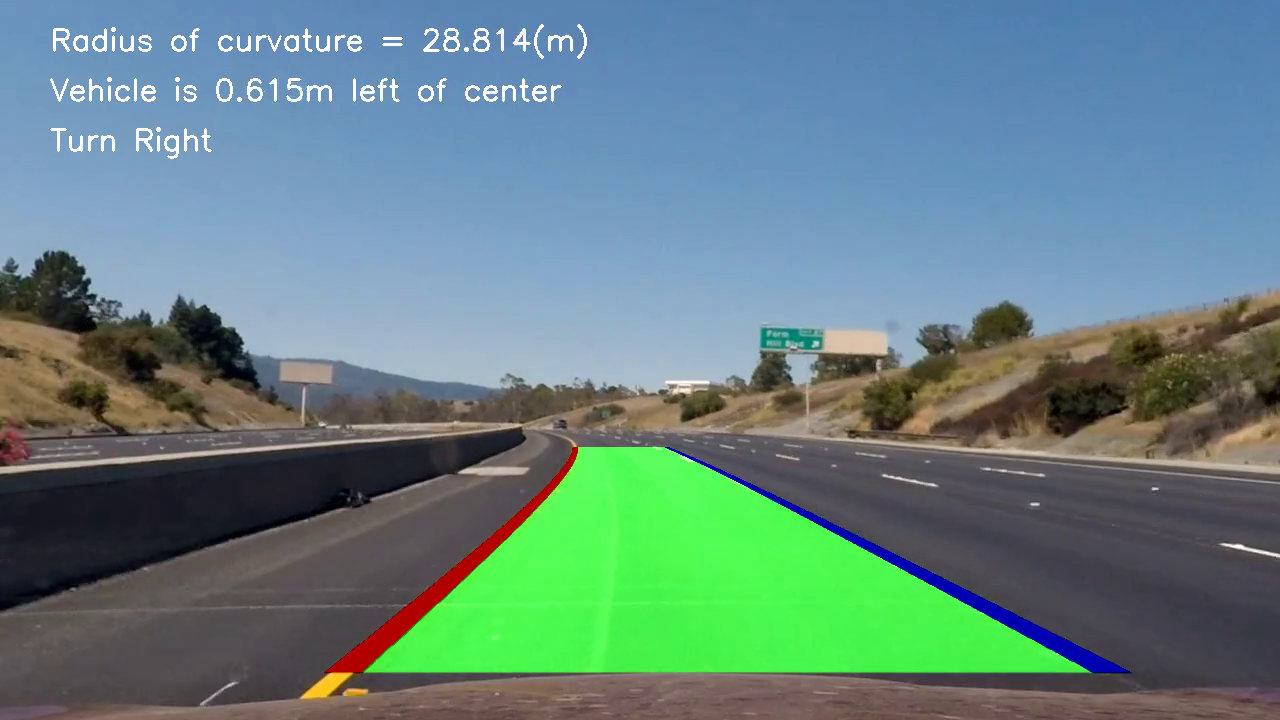
#> input picture frame 4 of lane_tracker.mp4, 1280 x 720 px, given in place of project_video.mp4, which was not available
$ python another2.py
#> lines starting #> are read from the running program, lines starting #| are printed output that depends on the picture; after the words box and inside, x2 and y2 are one past the last pixel; in counts of white or black regions, pixels touching at a corner belong together; pictures that were not available may be replaced by others from this repository, and a replacement may not be noted
import numpy as np
import cv2

def region_of_interest(img, vertices):
    """
    Applies an image mask.

    Only keeps the region of the image defined by the polygon
    formed from `vertices`. The rest of the image is set to black.
    """
    mask = np.zeros_like(img)
    if len(img.shape) > 2:
        channel_count = img.shape[2]  # i.e. 3 or 4 depending on your image
        ignore_mask_color = (255,) * channel_count
    else:
        ignore_mask_color = 255
    cv2.fillPoly(mask, vertices, ignore_mask_color)
    masked_image = cv2.bitwise_and(img, mask)
    return masked_image

def get_lane_parameters(lines):
    """
    Compute the average slope and intercept for a set of lines.
    """
    slopes = []
    intercepts = []
    lengths = []
    for line in lines:
        x1, y1, x2, y2 = line.reshape(4)
        slope = (y2 - y1) / (x2 - x1) if x2 != x1 else 999
        intercept = y1 - slope * x1
        length = np.sqrt((y2 - y1)**2 + (x2 - x1)**2)
        slopes.append(slope)
        intercepts.append(intercept)
        lengths.append(length)
    # Use weighted average to compute the average slope and intercept,
    # weighted by the line length.
    avg_slope = np.average(slopes, weights=lengths)
    avg_intercept = np.average(intercepts, weights=lengths)
    return avg_slope, avg_intercept, sum(lengths)

def draw_lanes(img, left_slope, left_intercept, right_slope, right_intercept):
    """
    Draw the left and right lane lines on an image.
    """
    y1 = img.shape[0]
    y2 = int(y1 * 0.6)
    left_x1 = int((y1 - left_intercept) / left_slope) if abs(left_slope) > 0.1 else 0
    left_x2 = int((y2 - left_intercept) / left_slope) if abs(left_slope) > 0.1 else 0
    right_x1 = int((y1 - right_intercept) / right_slope) if abs(right_slope) > 0.1 else 0
    right_x2 = int((y2 - right_intercept) / right_slope) if abs(right_slope) > 0.1 else 0
    cv2.line(img, (left_x1, y1), (left_x2, y2), (0, 0, 255), 10)
    cv2.line(img, (right_x1, y1), (right_x2, y2), (0, 0, 255), 10)

# Define the parameters for Canny edge detection and Hough transform
canny_low_threshold = 50
canny_high_threshold = 150
hough_rho = 1
hough_theta = np.pi/180
hough_threshold = 30
hough_min_line_length = 100
hough_max_line_gap = 160

# Define the moving average window size and initialize the lane line parameters
window_size = 10
left_slope_history = []
left_intercept_history = []
right_slope_history = []
right_intercept_history = []

# [54 lines left out: function process_image, not called in this run]


# Start the video capture
cap = cv2.VideoCapture('project_video.mp4')
while(cap.isOpened()):
    # Read a frame from the video capture
    ret, frame = cap.read()
#> frame is the input picture: shape (720, 1280, 3); mean B, G, R 130.8, 131.3, 101
    if ret:
        # Convert the frame to grayscale
        gray = cv2.cvtColor(frame, cv2.COLOR_BGR2GRAY)
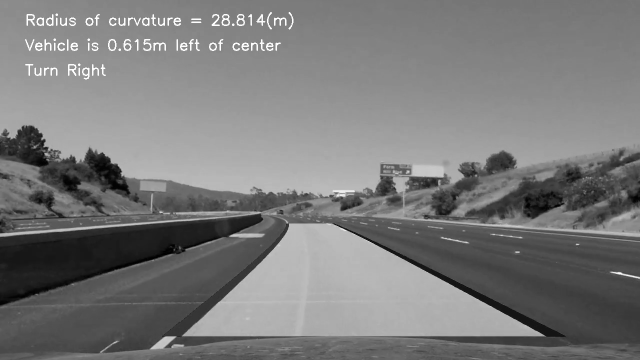
#> gray: shape (720, 1280) (shown at 1/2 size); min 0, max 255, mean 122.1

        # Apply Gaussian blur to smooth the image and reduce noise
        blur = cv2.GaussianBlur(gray, (5, 5), 0)

        # Apply Canny edge detection to find the edges in the image
        edges = cv2.Canny(blur, canny_low_threshold, canny_high_threshold)
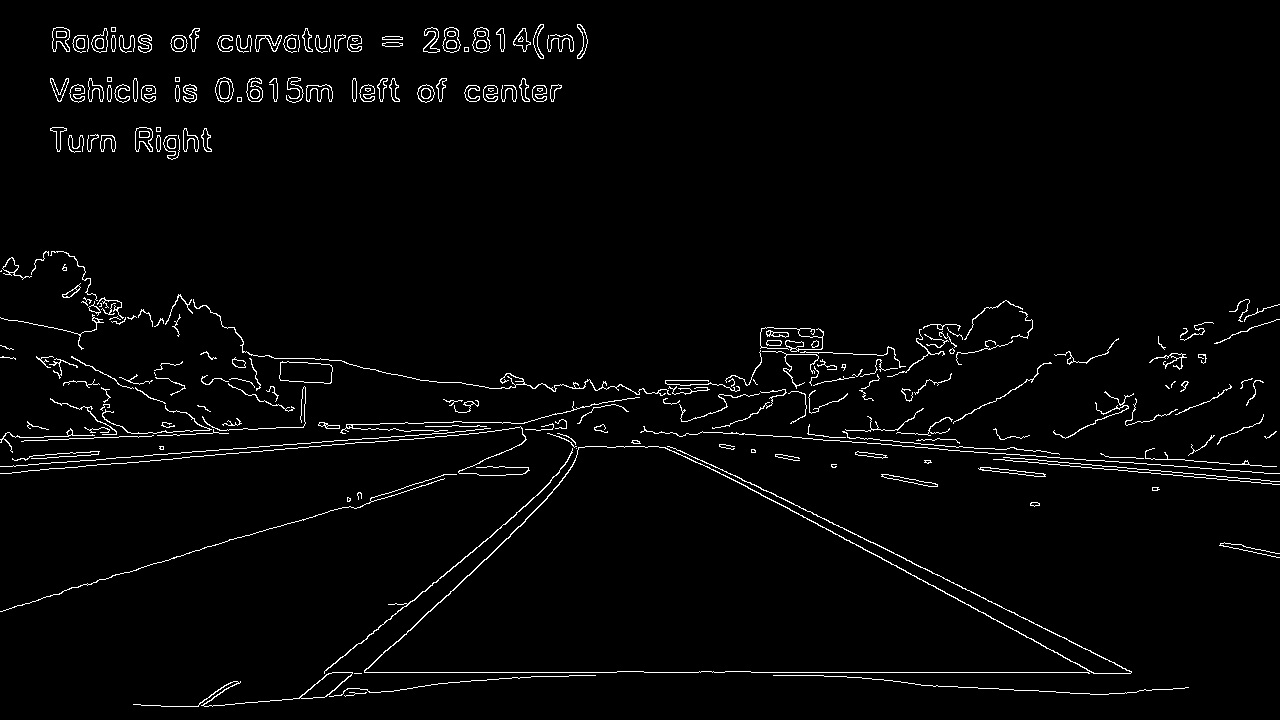
#> edges: shape (720, 1280); 2.5% white in thin lines or dots

        # Define the region of interest as a trapezoid and mask the edges image
        height, width = edges.shape
        vertices = np.array([[(0, height), (width * 0.45, height * 0.6),
                              (width * 0.55, height * 0.6), (width, height)]], dtype=np.int32)
        masked_edges = region_of_interest(edges, vertices)
#> in region_of_interest, `masked_image = cv2.bitwise_and(img, mask)`:
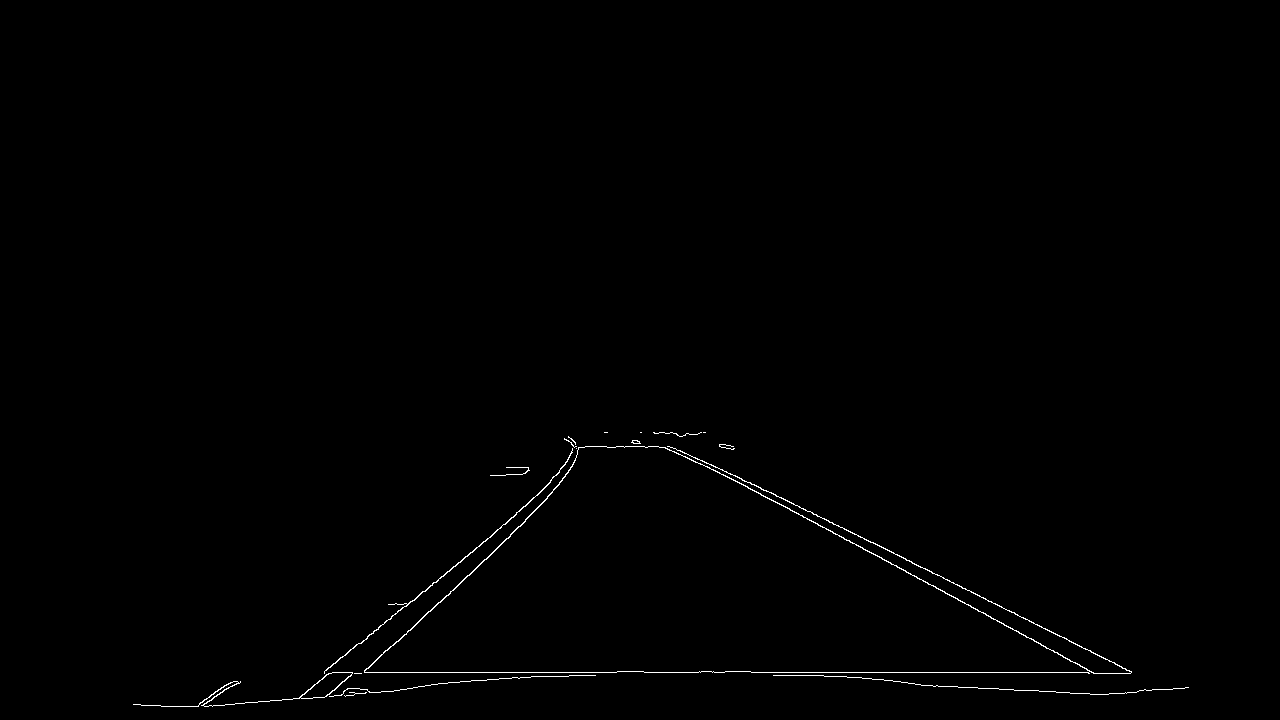
#> masked_image: shape (720, 1280); 0.48% white in thin lines or dots, all inside (x1, y1, x2, y2) = (133, 432, 1189, 707)

        # Apply Hough transform to find the line segments in the masked edges image
        lines = cv2.HoughLinesP(masked_edges, hough_rho, hough_theta, hough_threshold, np.array([]),
                                minLineLength=hough_min_line_length, maxLineGap=hough_max_line_gap)
#> lines = 28 rows, first 6: [324, 672, 1131, 672], [674, 448, 1134, 692], [668, 446, 1131, 692], [711, 464, 965, 588], [296, 698, 596, 446], [680, 450, 1171, 689]

        # Compute the parameters of the left and right lane lines using the line segments
        left_lines = []
        right_lines = []
        for line in lines:
            x1, y1, x2, y2 = line.reshape(4)
            if x2 != x1:
                slope = (y2 - y1) / (x2 - x1)
                if slope < -0.5:
                    left_lines.append(line)
                elif slope > 0.5:
                    right_lines.append(line)
#> this loop made 28 passes
#> (x1, y1, x2, y2, slope) on passes 1 to 8: (324, 672, 1131, 672, 0), (674, 448, 1134, 692, 0.53), (668, 446, 1131, 692, 0.531), (711, 464, 965, 588, 0.488), (296, 698, 596, 446, -0.84), (680, 450, 1171, 689, 0.487), (339, 695, 606, 446, -0.933), (294, 698, 595, 446, -0.837)
#> after the loop, left_lines = [[[296, 698, 596, 446]], [[339, 695, 606, 446]], [[294, 698, 595, 446]], [[297, 698, 597, 446]], [[293, 698, 594, 446]], [[349, 695, 598, 446]], [[324, 671, 592, 446]], [[350, 695, 599, 446]], [[323, 697, 442, 600]], [[362, 689, 580, 447]]]; right_lines = [[[674, 448, 1134, 692]], [[668, 446, 1131, 692]], [[1019, 633, 1130, 692]]]
        if len(left_lines) > 0:
            left_slope, left_intercept, _ = get_lane_parameters(left_lines)
#> the loop in get_lane_parameters, `for line in lines:` made 10 passes
#> (x1, y1, x2, y2, slope, intercept, length) on passes 1 to 8: (296, 698, 596, 446, -0.84, 946.6, 391.8), (339, 695, 606, 446, -0.933, 1011.1, 365.1), (294, 698, 595, 446, -0.837, 944.1, 392.6), (297, 698, 597, 446, -0.84, 947.5, 391.8), (293, 698, 594, 446, -0.837, 943.3, 392.6), (349, 695, 598, 446, -1, 1044, 352.1), (324, 671, 592, 446, -0.84, 943, 349.9), (350, 695, 599, 446, -1, 1045, 352.1)
#> after the loop in get_lane_parameters, `for line in lines:`: intercepts = [946.6, 1011.1, 944.1, 947.5, 943.3, 1044, 943, 1045, 960.3, 1090.9]; lengths = [391.8, 365.1, 392.6, 391.8, 392.6, 352.1, 349.9, 352.1, 153.5, 325.7]; slopes = [-0.84, -0.933, -0.837, -0.84, -0.837, -1, -0.84, -1, -0.815, -1.11]
#> in get_lane_parameters, `avg_slope = np.average(slopes, weights=lengths)`: avg_slope = -0.906
#> in get_lane_parameters, `avg_intercept = np.average(intercepts, weights=lengths)`: avg_intercept = 986.5
#> left_slope = -0.906; left_intercept = 986.5
            left_slope_history.append(left_slope)
            left_intercept_history.append(left_intercept)
        if len(right_lines) > 0:
            right_slope, right_intercept, _ = get_lane_parameters(right_lines)
#> the loop in get_lane_parameters (call 2), `for line in lines:` made 3 passes
#> (line, x1, y1, x2, slope, intercept, length) on passes 1 to 3: ([[674, 448, 1134, 692]], 674, 448, 1134, 0.53, 90.49, 520.7), ([[668, 446, 1131, 692]], 668, 446, 1131, 0.531, 91.08, 524.3), ([[1019, 633, 1130, 692]], 1019, 633, 1130, 0.532, 91.37, 125.7)
#> right_slope = 0.531; right_intercept = 90.85
            right_slope_history.append(right_slope)
            right_intercept_history.append(right_intercept)

        # If the moving average window is full, remove the oldest element
        if len(left_slope_history) > window_size:
            left_slope_history.pop(0)
            left_intercept_history.pop(0)
            right_slope_history.pop(0)
            right_intercept_history.pop(0)

        # Compute the moving average of the lane line parameters
        left_slope_avg = np.mean(left_slope_history)
#> left_slope_avg = -0.906
        left_intercept_avg = np.mean(left_intercept_history)
#> left_intercept_avg = 986.5
        right_slope_avg = np.mean(right_slope_history)
#> right_slope_avg = 0.531
        right_intercept_avg = np.mean(right_intercept_history)
#> right_intercept_avg = 90.85

        # Draw the left and right lane lines on the frame
        lanes = np.zeros_like(frame)
        draw_lanes(lanes, left_slope_avg, left_intercept_avg, right_slope_avg, right_intercept_avg)
#> in draw_lanes, `left_x1 = int((y1 - left_intercept) / left_slope) if abs(left_slope) >..`: left_x1 = 294
#> in draw_lanes, `left_x2 = int((y2 - left_intercept) / left_slope) if abs(left_slope) >..`: left_x2 = 612
#> in draw_lanes, `right_x1 = int((y1 - right_intercept) / right_slope) if abs(right_slop..`: right_x1 = 1184
#> in draw_lanes, `right_x2 = int((y2 - right_intercept) / right_slope) if abs(right_slop..`: right_x2 = 642
        result = cv2.addWeighted(frame, 0.8, lanes, 1, 0)
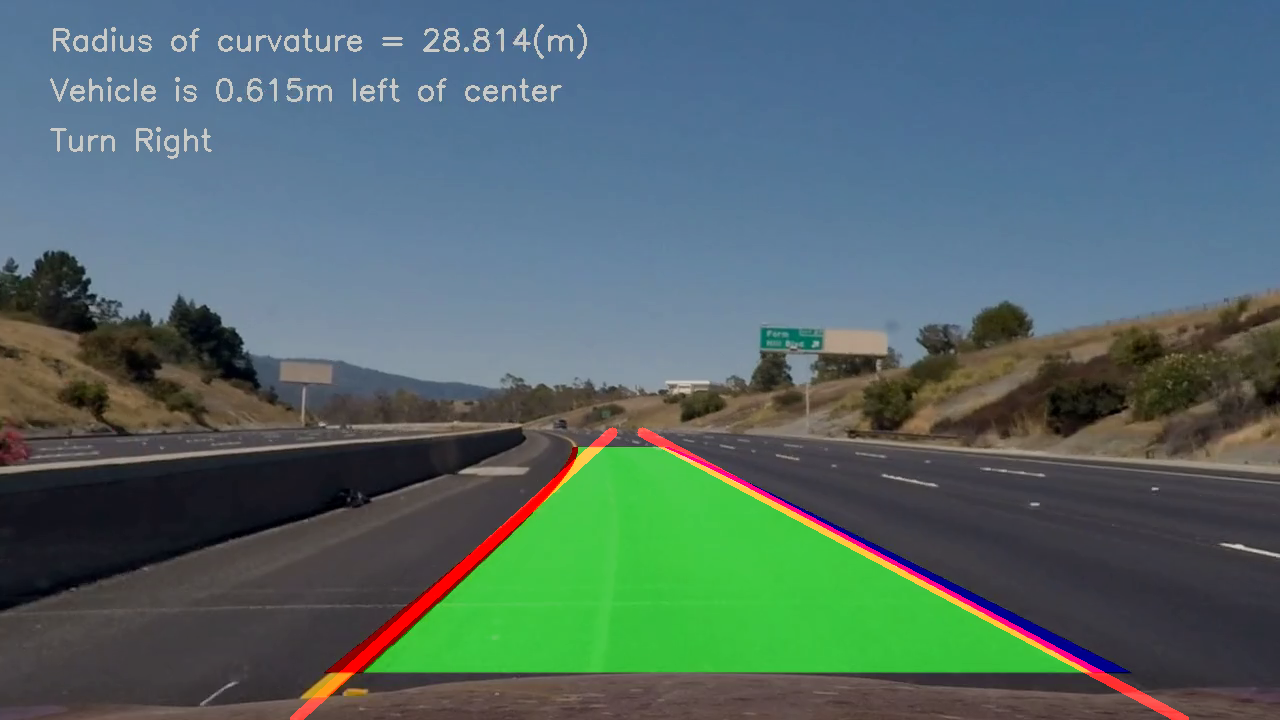
#> result: shape (720, 1280, 3); mean B, G, R 104.6, 105, 82.9

        # Show the result
        cv2.imshow('Lane Detection', result)
        if cv2.waitKey(1) & 0xFF == ord('q'):
#> (key q is pressed here)
            break
    else:
        break

# Release the video capture and close all windows
cap.release()
cv2.destroyAllWindows()
